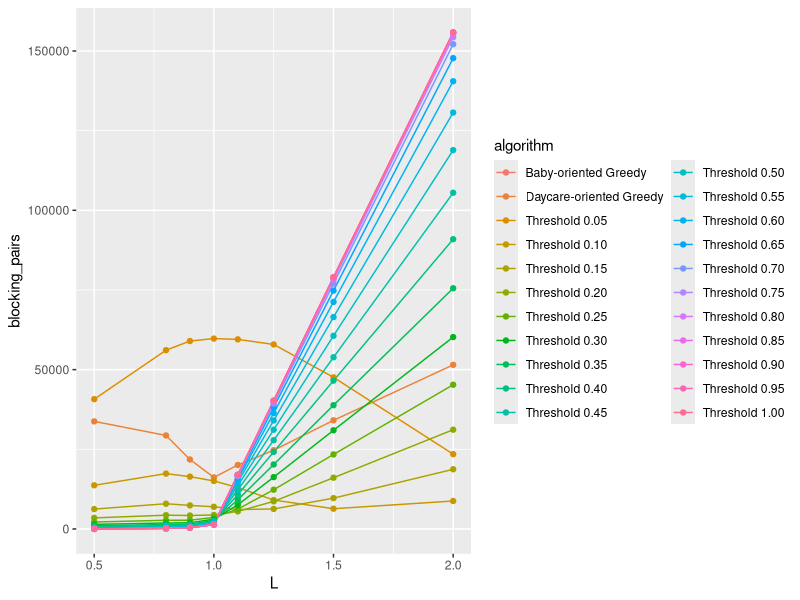
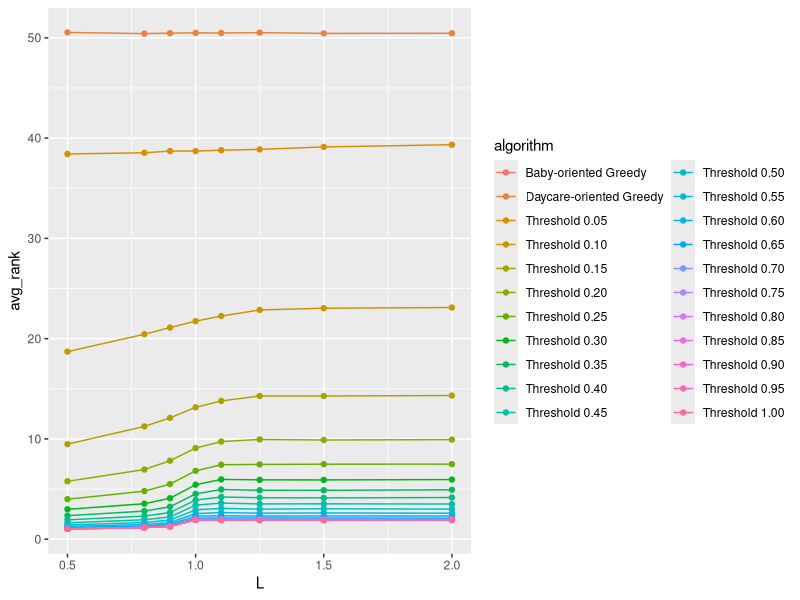
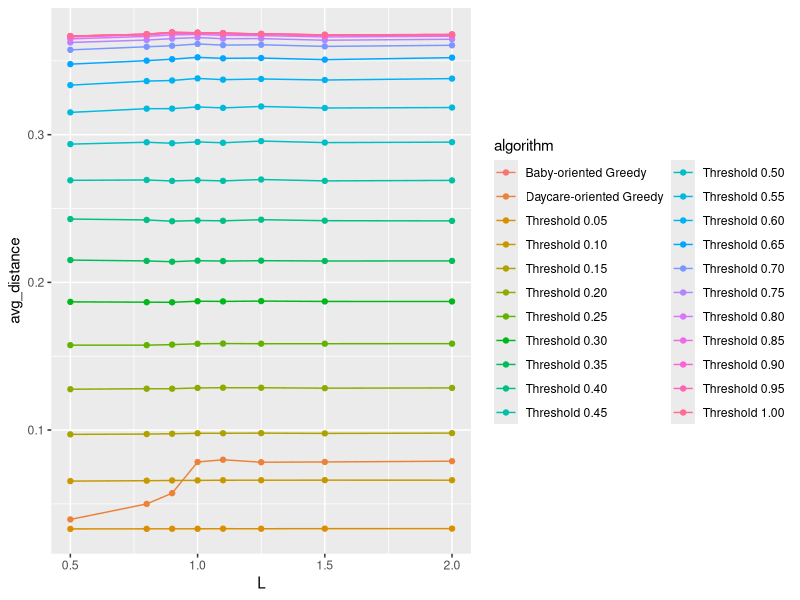
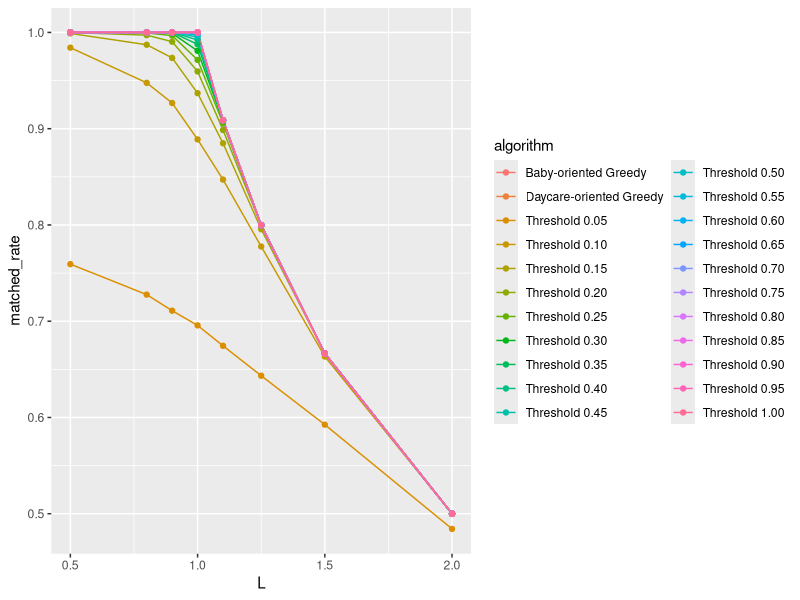
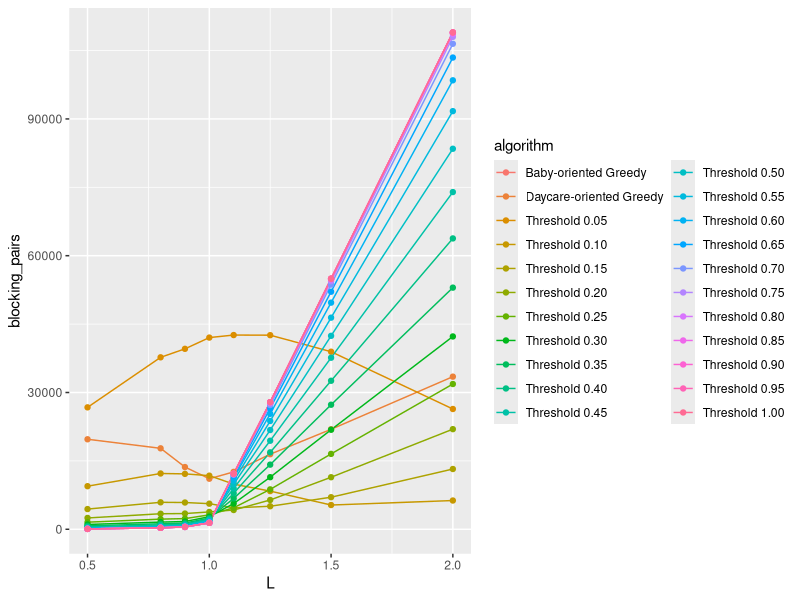
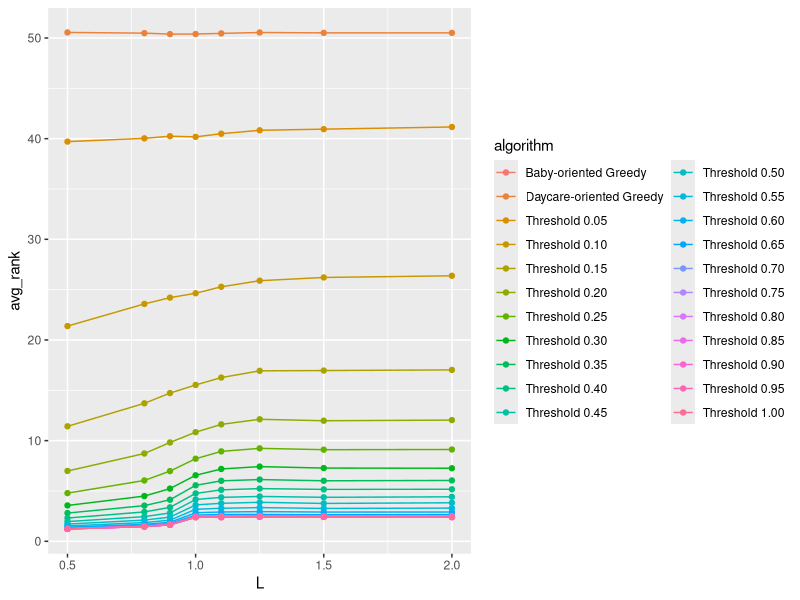
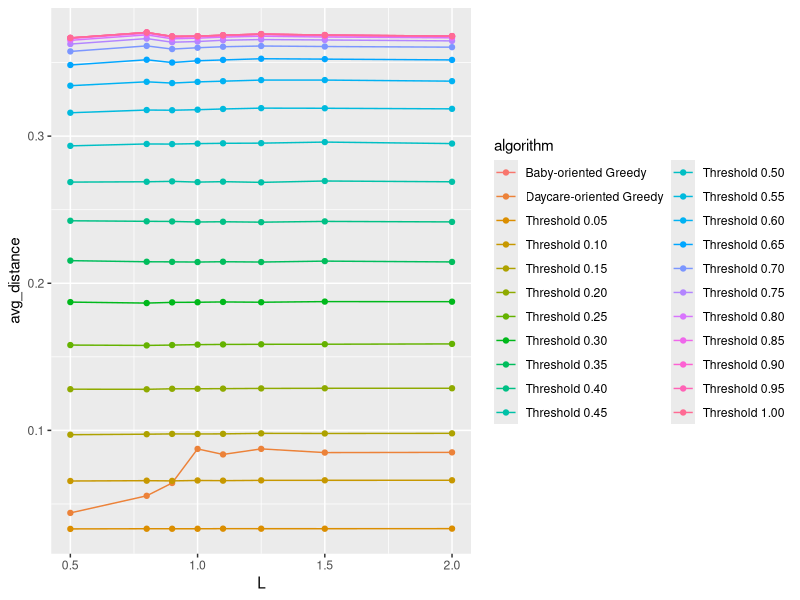
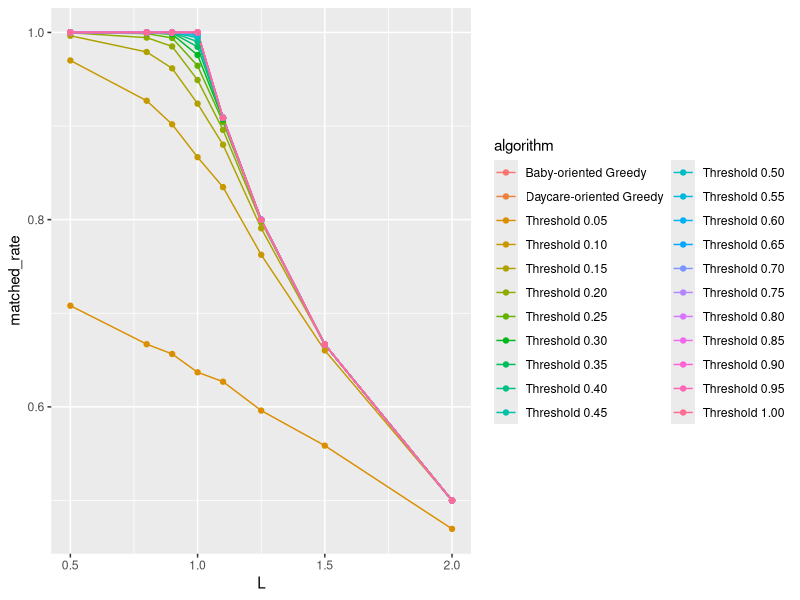

The R source for these figures, in order:
## ---- chunk 1
knitr::opts_chunk$set(echo = TRUE)
## ---- chunk 2
library(ggplot2)
library(patchwork)

df <- read.csv("results.csv")

g1 <- ggplot(df, aes(x = L, y = blocking_pairs, color = algorithm)) +
  geom_line() + geom_point()

g2 <- ggplot(df, aes(x = L, y = avg_rank, color = algorithm)) +
  geom_line() + geom_point()

g3 <- ggplot(df, aes(x = L, y = avg_distance, color = algorithm)) +
  geom_line() + geom_point()

g4 <- ggplot(df, aes(x = L, y = matched_rate, color = algorithm)) +
  geom_line() + geom_point()

g1
g2
g3
g4
## ---- chunk 3
df2 <- read.csv("results1.csv")

f1 <- ggplot(df2, aes(x = L, y = blocking_pairs, color = algorithm)) +
  geom_line() + geom_point()

f2 <- ggplot(df2, aes(x = L, y = avg_rank, color = algorithm)) +
  geom_line() + geom_point()

f3 <- ggplot(df2, aes(x = L, y = avg_distance, color = algorithm)) +
  geom_line() + geom_point()

f4 <- ggplot(df2, aes(x = L, y = matched_rate, color = algorithm)) +
  geom_line() + geom_point()

f1
f2
f3
f4
## ---- chunk 4
g1/f1

## ---- chunk 5
newdf <- df[ which(df[,5]>0.75
& df[,5]<1.3), ]

n1 <- ggplot(newdf, aes(x = L, y = blocking_pairs, color = algorithm)) +
  geom_line() + geom_point()

n2 <- ggplot(newdf, aes(x = L, y = blocking_pairs, color = algorithm)) +
  geom_line() + geom_point()

n1/n2
